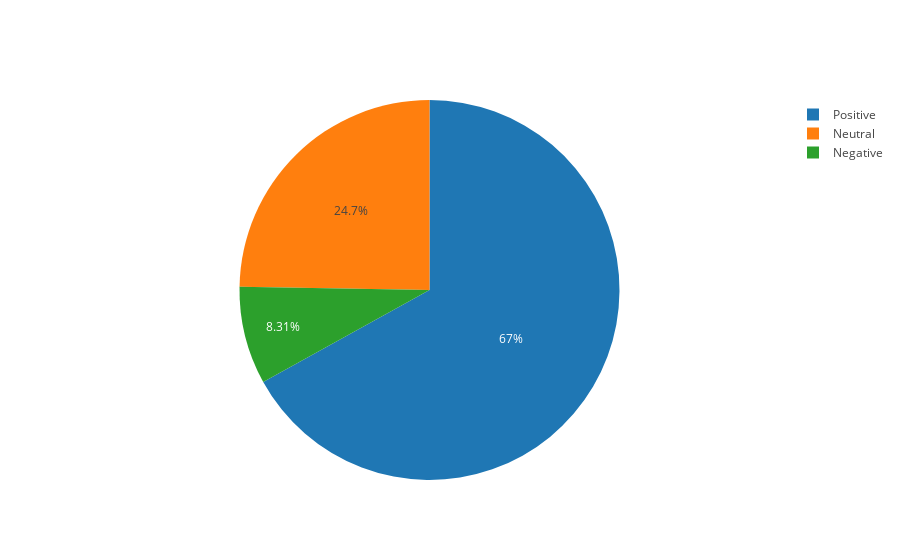

Notebook code cell kept with this figure:
### Code cell
##Pie Graph

init_notebook_mode(connected=True)


labels=['Neutral','Positive','Negative']
values=[(len(sentiment_report[sentiment_report['sentiment']=='neutral'])),(len(sentiment_report[sentiment_report['sentiment']=='positive'])),(len(sentiment_report[sentiment_report['sentiment']=='negative']))]

sentiment_pie=go.Pie(labels=labels,values=values)

offline.iplot([sentiment_pie],filename='sentiment pie')

### Figure 1 — Plotly figure (JSON) as saved in the notebook; plotly's stock layout.template omitted (floating-point values rounded to 4 significant figures)
{"data": [{"labels": ["Neutral", "Positive", "Negative"], "type": "pie", "values": [110, 298, 37]}], "layout": {}}
